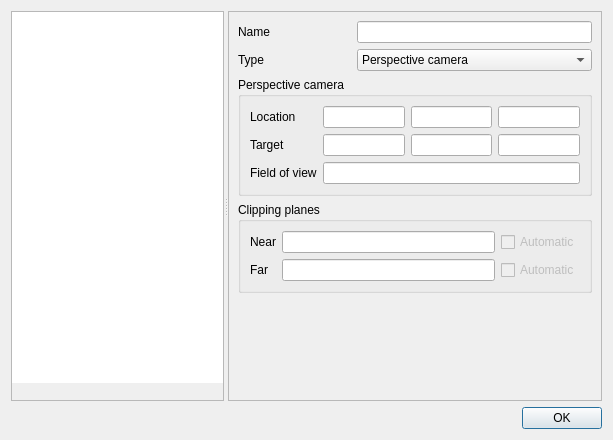
<?xml version="1.0" encoding="UTF-8"?>
<ui version="4.0">
 <class>CameraEditor</class>
 <widget class="QDialog" name="CameraEditor">
  <property name="geometry">
   <rect>
    <x>0</x>
    <y>0</y>
    <width>613</width>
    <height>440</height>
   </rect>
  </property>
  <property name="windowTitle">
   <string>Dialog</string>
  </property>
  <layout class="QVBoxLayout" name="verticalLayout">
   <item>
    <widget class="QSplitter" name="splitter">
     <property name="orientation">
      <enum>Qt::Horizontal</enum>
     </property>
     <widget class="QFrame" name="frame">
      <property name="frameShape">
       <enum>QFrame::StyledPanel</enum>
      </property>
      <property name="frameShadow">
       <enum>QFrame::Raised</enum>
      </property>
      <layout class="QVBoxLayout" name="verticalLayout_2">
       <property name="spacing">
        <number>0</number>
       </property>
       <property name="margin">
        <number>0</number>
       </property>
       <item>
        <widget class="QListWidget" name="list">
         <property name="frameShape">
          <enum>QFrame::NoFrame</enum>
         </property>
         <property name="frameShadow">
          <enum>QFrame::Plain</enum>
         </property>
        </widget>
       </item>
       <item>
        <widget class="QToolBar" name="toolbar">
         <property name="iconSize">
          <size>
           <width>16</width>
           <height>16</height>
          </size>
         </property>
         <property name="floatable">
          <bool>false</bool>
         </property>
        </widget>
       </item>
      </layout>
     </widget>
     <widget class="QFrame" name="panel">
      <property name="frameShape">
       <enum>QFrame::StyledPanel</enum>
      </property>
      <property name="frameShadow">
       <enum>QFrame::Raised</enum>
      </property>
      <layout class="QGridLayout" name="gridLayout">
       <property name="horizontalSpacing">
        <number>2</number>
       </property>
       <item row="0" column="0">
        <widget class="QLabel" name="label">
         <property name="text">
          <string>Name</string>
         </property>
        </widget>
       </item>
       <item row="0" column="1" colspan="2">
        <widget class="QLineEdit" name="name">
         <property name="readOnly">
          <bool>true</bool>
         </property>
        </widget>
       </item>
       <item row="1" column="0">
        <widget class="QLabel" name="label_2">
         <property name="text">
          <string>Type</string>
         </property>
        </widget>
       </item>
       <item row="1" column="1" colspan="2">
        <widget class="QComboBox" name="type">
         <item>
          <property name="text">
           <string>Perspective camera</string>
          </property>
          <property name="icon">
           <iconset>
            <normalon>:/icons/3dpass.png</normalon>
           </iconset>
          </property>
         </item>
         <item>
          <property name="text">
           <string>Orthographic camera</string>
          </property>
          <property name="icon">
           <iconset>
            <normalon>:/icons/2dpass.png</normalon>
           </iconset>
          </property>
         </item>
         <item>
          <property name="text">
           <string>2D post-processing camera</string>
          </property>
          <property name="icon">
           <iconset>
            <normalon>:/icons/texture.png</normalon>
           </iconset>
          </property>
         </item>
        </widget>
       </item>
       <item row="7" column="0">
        <spacer name="verticalSpacer">
         <property name="orientation">
          <enum>Qt::Vertical</enum>
         </property>
         <property name="sizeHint" stdset="0">
          <size>
           <width>20</width>
           <height>40</height>
          </size>
         </property>
        </spacer>
       </item>
       <item row="4" column="0" colspan="3">
        <widget class="QGroupBox" name="perspective_group">
         <property name="title">
          <string>Perspective camera</string>
         </property>
         <layout class="QGridLayout" name="gridLayout_3">
          <item row="0" column="0">
           <widget class="QLabel" name="label_6">
            <property name="text">
             <string>Location</string>
            </property>
           </widget>
          </item>
          <item row="0" column="1">
           <widget class="QLineEdit" name="locx"/>
          </item>
          <item row="0" column="2">
           <widget class="QLineEdit" name="locy"/>
          </item>
          <item row="0" column="3">
           <widget class="QLineEdit" name="locz"/>
          </item>
          <item row="1" column="0">
           <widget class="QLabel" name="label_7">
            <property name="text">
             <string>Target</string>
            </property>
           </widget>
          </item>
          <item row="1" column="1">
           <widget class="QLineEdit" name="targetx"/>
          </item>
          <item row="1" column="2">
           <widget class="QLineEdit" name="targety"/>
          </item>
          <item row="1" column="3">
           <widget class="QLineEdit" name="targetz"/>
          </item>
          <item row="2" column="0">
           <widget class="QLabel" name="label_9">
            <property name="statusTip">
             <string>Degrees, in the Y-direction</string>
            </property>
            <property name="text">
             <string>Field of view</string>
            </property>
           </widget>
          </item>
          <item row="2" column="1" colspan="3">
           <widget class="QLineEdit" name="fov">
            <property name="statusTip">
             <string>Degrees, in the Y-direction</string>
            </property>
           </widget>
          </item>
         </layout>
        </widget>
       </item>
       <item row="5" column="0" colspan="3">
        <widget class="QGroupBox" name="clip_group">
         <property name="title">
          <string>Clipping planes</string>
         </property>
         <layout class="QGridLayout" name="gridLayout_4">
          <item row="0" column="0">
           <widget class="QLabel" name="label_8">
            <property name="text">
             <string>Near</string>
            </property>
           </widget>
          </item>
          <item row="0" column="2">
           <widget class="QLineEdit" name="near_plane"/>
          </item>
          <item row="0" column="3">
           <widget class="QCheckBox" name="auto_near">
            <property name="enabled">
             <bool>false</bool>
            </property>
            <property name="text">
             <string>Automatic</string>
            </property>
           </widget>
          </item>
          <item row="1" column="3">
           <widget class="QCheckBox" name="auto_far">
            <property name="enabled">
             <bool>false</bool>
            </property>
            <property name="text">
             <string>Automatic</string>
            </property>
           </widget>
          </item>
          <item row="1" column="2">
           <widget class="QLineEdit" name="far_plane"/>
          </item>
          <item row="1" column="0">
           <widget class="QLabel" name="label_10">
            <property name="text">
             <string>Far</string>
            </property>
           </widget>
          </item>
         </layout>
        </widget>
       </item>
      </layout>
     </widget>
    </widget>
   </item>
   <item>
    <widget class="QDialogButtonBox" name="buttonBox">
     <property name="orientation">
      <enum>Qt::Horizontal</enum>
     </property>
     <property name="standardButtons">
      <set>QDialogButtonBox::Ok</set>
     </property>
    </widget>
   </item>
  </layout>
 </widget>
 <resources/>
 <connections>
  <connection>
   <sender>buttonBox</sender>
   <signal>accepted()</signal>
   <receiver>CameraEditor</receiver>
   <slot>accept()</slot>
   <hints>
    <hint type="sourcelabel">
     <x>248</x>
     <y>254</y>
    </hint>
    <hint type="destinationlabel">
     <x>157</x>
     <y>274</y>
    </hint>
   </hints>
  </connection>
  <connection>
   <sender>buttonBox</sender>
   <signal>rejected()</signal>
   <receiver>CameraEditor</receiver>
   <slot>reject()</slot>
   <hints>
    <hint type="sourcelabel">
     <x>316</x>
     <y>260</y>
    </hint>
    <hint type="destinationlabel">
     <x>286</x>
     <y>274</y>
    </hint>
   </hints>
  </connection>
 </connections>
</ui>
